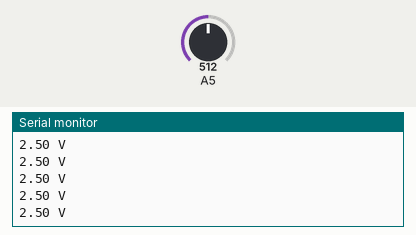
The sketch below on a simulated Arduino Uno, built with avr-gcc and run on an emulated ATmega328P. Shown: the last lines printed to the serial monitor. The inputs (shaded band) are chosen by the test bench; at power-on: A5 = 512.

Above: at 1.2 s.
1.3 s: A5 set to 716
At 1.56 s:
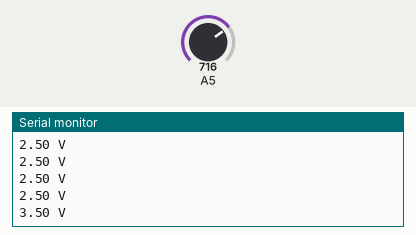
2.8 s: A5 set to 900
At 2.96 s:
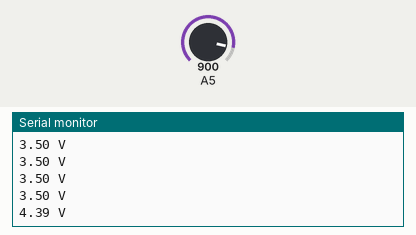
Timing chart, 0 to 5.8 s (numbered marks = the images above; inputs shaded):
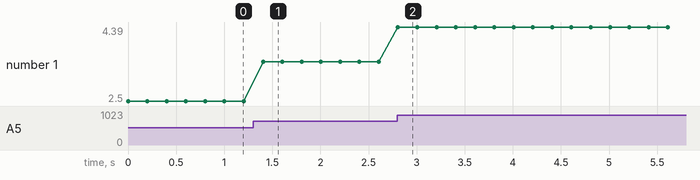

The sketch:

ADC.ino
```cpp
int readValue = 0;
float voltage = 0;
String output = " V";

void setup() {
  Serial.begin(9600);
}

void loop() {
  readValue = analogRead(A5);
  voltage = readValue * (5.0/1024.0);
  output = voltage + output;
  Serial.println(output);
  output = " V";
  delay(200);
}
```

Measured:
- after the input at 1.3 s, the serial monitor: prints a new line after 0.10 s (image 1)
- after the input at 2.8 s, the serial monitor: prints a new line at once (image 2)
- plotted number 1: 2.5 → 3.5 after the input at 1.3 s, 3.5 → 4.39 after the input at 2.8 s
